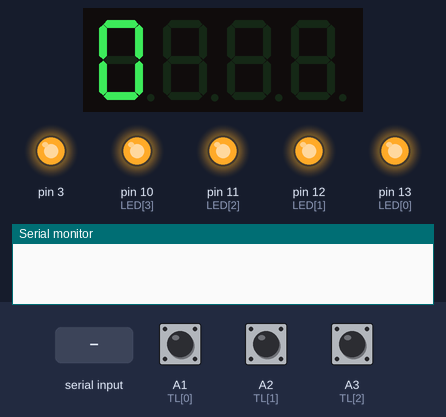
This sketch was run on a simulated Arduino Uno, built with avr-gcc and run on an emulated ATmega328P. On the bench: 4-digit seven-segment display, output pins drawn as LEDs (lit = HIGH), the last lines printed to the serial monitor. Inputs (shaded band) come from the test bench; at power-on: A1 (TL[0]) HIGH, A2 (TL[1]) HIGH, A3 (TL[2]) HIGH.

Above: at 1.2 s.
1.3 s: "90,45\n" received over Serial
At 2.4 s:
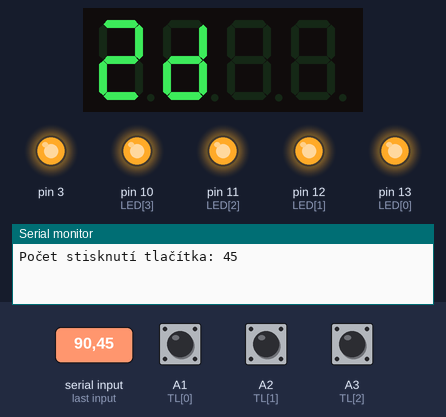
2.8 s: A1 (TL[0]) pulled LOW for 0.15 s
At 4.1 s:
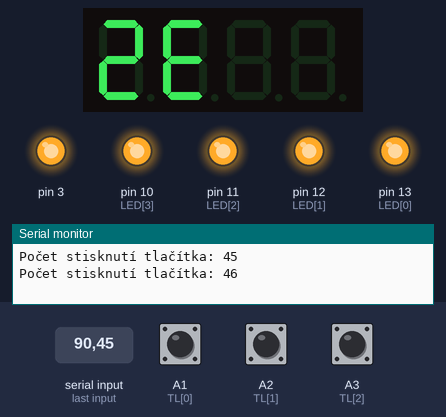
4.4 s: "200\n" received over Serial
At 4.7 s:
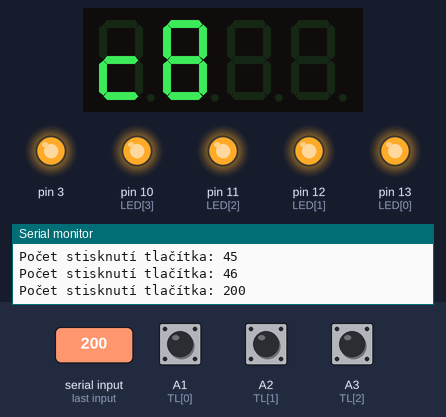
5.9 s: A2 (TL[1]) pulled LOW for 0.15 s
At 6.4 s:
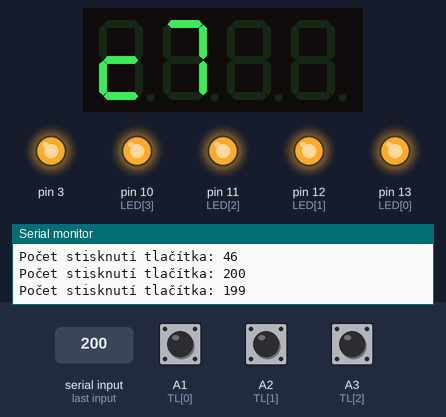
7.5 s: A2 (TL[1]) pulled LOW for 1 s
At 8.9 s:
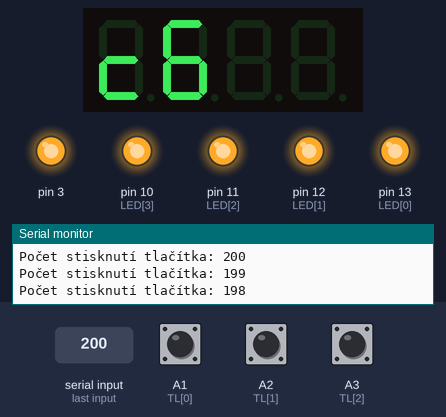
10.0 s: A3 (TL[2]) pulled LOW for 0.15 s
At 10.7 s:
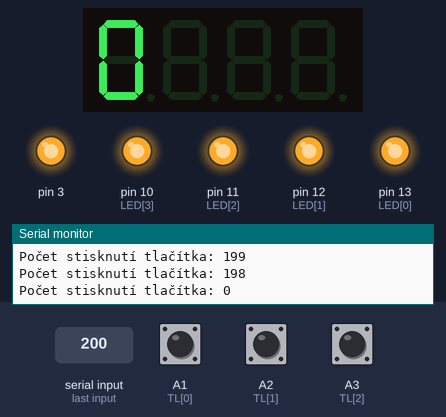
Timing chart, 0 to 12.6 s (numbered marks = the images above; inputs shaded):
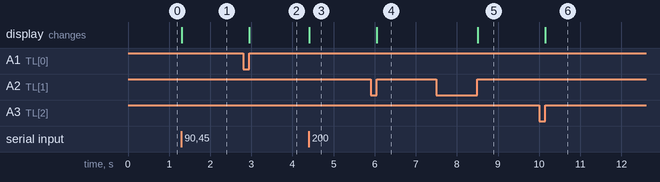

Measured:
- after the input at 1.3 s, the display: first changes at once (image 1 shows a later state)
- after the input at 2.8 s, the display: changes after 0.15 s (image 2)
- after the input at 4.4 s, the display: changes at once (image 3)
- after the input at 5.9 s, the display: changes after 0.15 s (image 4)
- after the input at 7.5 s, the display: changes after 1.0 s (image 5)
- after the input at 10.0 s, the display: changes after 0.15 s (image 6)

The sketch:

leden30.ino
```cpp
#include <TimerOne.h>
#include <Wire.h>
#include <MultiFuncShield.h>

const int LED[] = {13, 12, 11, 10};
const int TL[] = {A1, A2, A3};
unsigned long tl_stisk = 0;

void setup() {
  Serial.begin(9600);
  for(byte i = 0; i < 4; i++){
    pinMode(LED[i], OUTPUT);
    digitalWrite(LED[i], HIGH);
  }
  for(byte i = 0; i < 3; i++){
    pinMode(TL[i], INPUT_PULLUP);
  }
  Timer1.initialize();
  MFS.initialize(&Timer1);
}

void loop() {
   if (Serial.available() > 0) {
    tl_stisk = Serial.parseInt();

    if (tl_stisk >= 65536) {
      Serial.println("Zadaný počet stisknutí je mimo rozsah!");
      tl_stisk = 0;
    }
    if (Serial.read() == '\n') {
      Serial.print("Počet stisknutí tlačítka: ");
      Serial.println(tl_stisk);
    }
  }
  if (!digitalRead(TL[0])) {
    if (tl_stisk >= 65535) {
      tl_stisk = 0;
      Serial.println("Počet stisknutí tlačítka: 0");
    } else {
      Serial.print("Počet stisknutí tlačítka: ");
      Serial.println(++tl_stisk);
    }

    while (!digitalRead(TL[0])) {
      delay(10);
    }
  }
  if (!digitalRead(TL[1]) && tl_stisk) {
    Serial.print("Počet stisknutí tlačítka: ");
    Serial.println(--tl_stisk);

    while (!digitalRead(TL[1])) {
      delay(10);
    }
  }
  if (!digitalRead(TL[2])) {
    if (tl_stisk != 0) {
      tl_stisk = 0;
      Serial.print("Počet stisknutí tlačítka: ");
      Serial.println(tl_stisk);
    } else {
      Serial.println("Počet stisknutí je už: 0");
    }

    while (!digitalRead(TL[2])) {
      delay(10);
    }
  }
  String DisNum = String(tl_stisk, HEX);
  MFS.write(DisNum.c_str());
}
```
